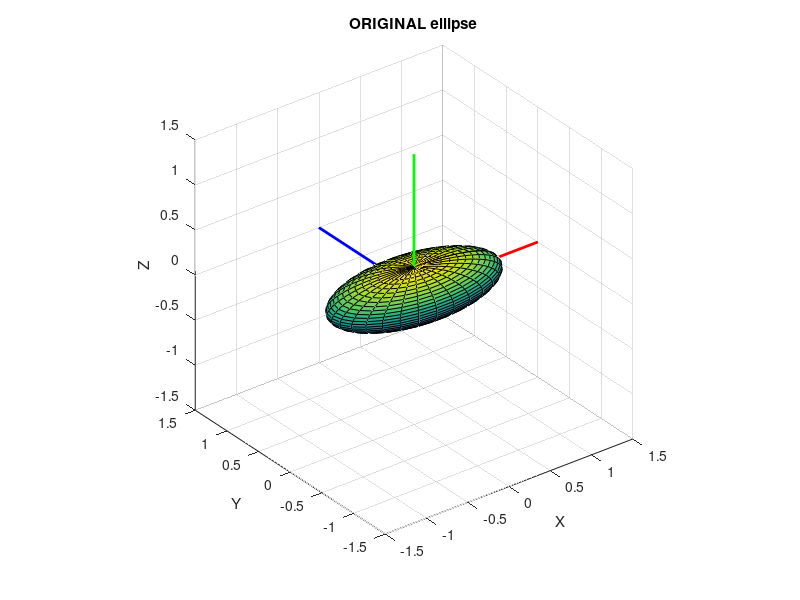

This figure's MATLAB source: (Note: this script raises an error after producing the figure.)
%% create an example to be used with our tutorial on PRINCIPAL moments of inertia

%% Consider an ellipsoid
% REF: https://en.wikipedia.org/wiki/List_of_moments_of_inertia
ax =   1;  % semiaxes length in X direction
by = 0.5;  % semiaxes length in Y direction
cz = 0.25; % semiaxes length in Z direction

vol     = pi*(4/3)*ax*by*cz % volume of ellipsoid
m       = 1000; 
density = m/vol;


Ip = (m/5)*[ (by^2 + cz^2),           0,                  0;
                   0,           (ax^2 + cz^2),            0;
                   0,                 0,            (ax^2 + by^2);]
 
%% Plot the Ellipsoid:
[x, y, z] = ellipsoid(0,0,0,ax,by,cz,30);

figure
  surf(x, y, z)
    axis equal
    hold on
  % DOUBLE unit vectors for plots                 
     xu = [2;0;0];
     yu = [0;2;0];
     zu = [0;0;2];
  plot3([0;xu(1)], [0;xu(2)], [0;xu(3)], '-r', 'LineWidth', 2);  
  plot3([0;yu(1)], [0;yu(2)], [0;yu(3)], '-b', 'LineWidth', 2);  
  plot3([0;zu(1)], [0;zu(2)], [0;zu(3)], '-g', 'LineWidth', 2);  
    axis('equal'); grid('on'); xlabel('X'); ylabel('Y'); zlabel('Z');
    xlim([-1.5, 1.5]);  ylim([-1.5, 1.5]);  zlim([-1.5, 1.5]);
    title('ORIGINAL ellipse')  

%% cleanup
clear x y z

%% Calculate an APPROXIMATION  for the Inertia matrix

% generate a list of random data points
rng(0);
Nrand  = 20000;
x_list = -ax + (2*ax)*rand(Nrand,1);  %r = a + (b-a).*rand(N,1)
y_list = -by + (2*by)*rand(Nrand,1);
z_list = -cz + (2*cz)*rand(Nrand,1);

% only keep the points inside our ellipse
tmp   = (x_list.^2)/(ax^2) + (y_list.^2)/(by^2) + (z_list.^2)/(cz^2);
ind    = abs(tmp) <=1;

x_list = x_list(ind);
y_list = y_list(ind);
z_list = z_list(ind);

% create an INERTIA_FROM_CLOUD object
OBJ_IFC = inertia_from_cloud_CLS(x_list, y_list, z_list);
OBJ_IFC.Alpha = 0.2;

% plot it
OBJ_IFC.plot();

% calculate the approximations for the VOLUME, MASS and INERTIA matrix
[V,M,I] = OBJ_IFC.calc_I_at_cm(density)

% extract the actual CLOUD data points
x_cloud_col = OBJ_IFC.x_col;
y_cloud_col = OBJ_IFC.y_col;
z_cloud_col = OBJ_IFC.z_col;




